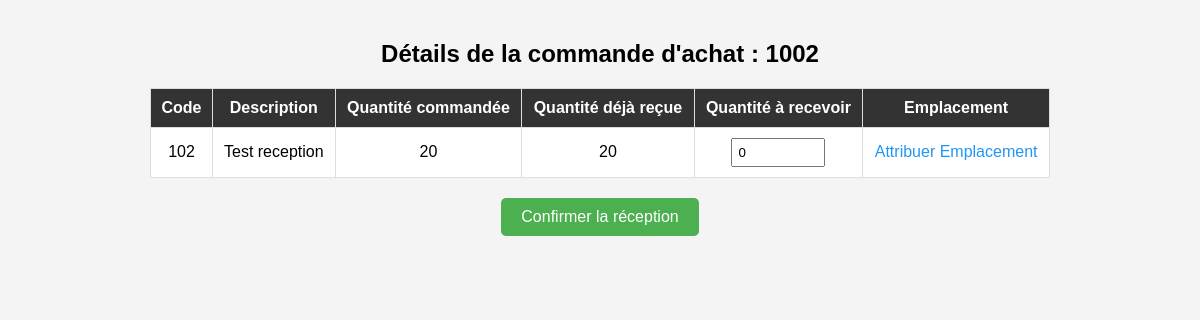
The page /reception/commande/2 on the database as committed earlier.
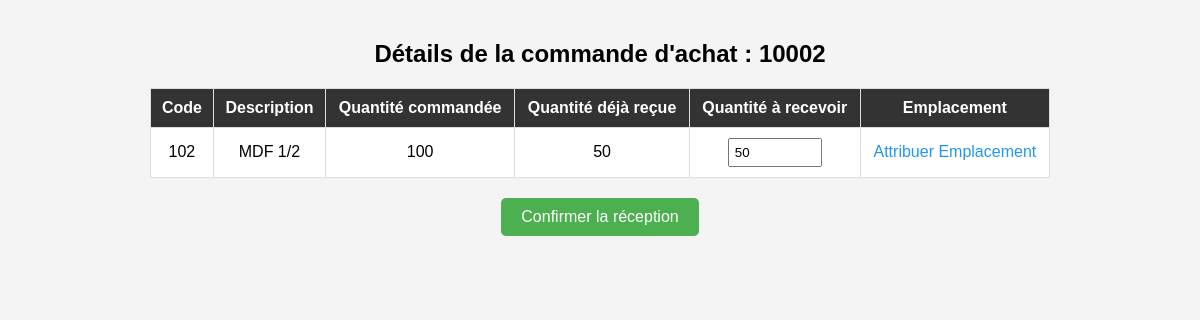
The same page on the database as committed later.
### app/models/achat.py (models this page shows, shortened)
class Achat(db.Model):
    __tablename__ = 'achat'
    id = db.Column(db.Integer, primary_key=True)
    po = db.Column(db.String(50), unique=True, nullable=False)
    date_achat = db.Column(db.DateTime, default=datetime.utcnow)
    fournisseur = db.Column(db.String(100))
    prix = db.Column(db.Float)
    projet_id = db.Column(db.Integer, db.ForeignKey('projet.id'), nullable=True)
    lignes_achat = db.relationship("LigneAchat", back_populates="achat", cascade="all, delete-orphan")

### app/models/produit.py (models this page shows, shortened)
class Produit(db.Model):
    __tablename__ = 'produit'
    id = db.Column(db.Integer, primary_key=True)
    code = db.Column(db.String(50), unique=True, nullable=False)
    description = db.Column(db.String(255))
    materiaux = db.Column(db.String(100))
    categorie = db.Column(db.String(100))
    quantite = db.Column(db.Integer, default=0)
    historique = db.Column(db.Text, default='[]')  # Historique des modifications, stocké en JSON
    projets_associes = db.relationship("ProduitProjet", back_populates="produit", cascade="all, delete-orphan")
    lignes_achat = db.relationship("LigneAchat", back_populates="produit", cascade="all, delete-orphan")
    lignes_commande = db.relationship("LigneCommandeProduction", back_populates="produit", cascade="all, delete-orphan")
    stocks = db.relationship("Stock", back_populates="produit", cascade="all, delete-orphan")

### app/routes/reception_routes.py (the view)
@reception_bp.route("/commande/<int:achat_id>", methods=["GET"])
def details_commande(achat_id):
    achat = Achat.query.get(achat_id)
    if not achat:
        flash("Commande d'achat introuvée.", "error")
        return redirect(url_for("reception.reception"))
    details = []
    for ligne in achat.lignes_achat:
        produit = ligne.produit  # Relation définie dans LigneAchat
        quantite_recue = sum(
            lr.quantite_recue for lr in produit.lignes_reception_detail if lr.reception.achat_id == achat.id
        )
        details.append({
            "produit_id": produit.id,
            "code": produit.code,
            "description": produit.description,
            "quantite_commandee": ligne.quantite,
            "quantite_recue": quantite_recue,
            "quantite_manquante": ligne.quantite - quantite_recue
        })
    return render_template("reception_commande.html", achat=achat, details=details)

### app/templates/reception_commande.html (shortened to what this page needs)
<!DOCTYPE html>
<html lang="fr">
<head>
</head>
<body>
    <h2>Détails de la commande d'achat : {{ achat.po }}</h2>
    <form id="confirmationForm" method="POST" action="{{ url_for('reception.confirmer_reception') }}">
        <table>
            <thead>
                <tr>
                    <th>Code</th>
                    <th>Description</th>
                    <th>Quantité commandée</th>
                    <th>Quantité déjà reçue</th>
                    <th>Quantité à recevoir</th>
                    <th>Emplacement</th>
                </tr>
            </thead>
            <tbody>
                {% for detail in details %}
                <tr>
                    <td>{{ detail.code }}</td>
                    <td>{{ detail.description }}</td>
                    <td>{{ detail.quantite_commandee }}</td>
                    <td>{{ detail.quantite_recue }}</td>
                    <td>
                        <input type="number" name="qte_{{ detail.produit_id }}" min="0" max="{{ detail.quantite_manquante }}" value="{{ detail.quantite_manquante }}">
                    </td>
                    <td>
                        <a href="/plan?produit_id={{ detail.produit_id }}&achat_id={{ achat.id }}" class="attribuer-emplacement">Attribuer Emplacement</a>
                    </td>
                </tr>
                {% endfor %}
            </tbody>
        </table>
        <button type="submit">Confirmer la réception</button>
    </form>
</body>
</html>

### app/templates/reception_commande.html (style rules this page uses)
body { font-family: Arial, sans-serif; background-color: #f4f4f4; margin: 0; padding: 20px; }
h2 { text-align: center; }
table { width: 100%; border-collapse: collapse; background: white; margin: 20px auto; max-width: 900px; }
th, td { border: 1px solid #ddd; padding: 10px; text-align: center; }
th { background-color: #333; color: white; }
input[type="number"] { width: 80px; padding: 5px; }
button { display: block; margin: 20px auto; padding: 10px 20px; font-size: 16px; background-color: #4CAF50; color: white; border: none; border-radius: 5px; cursor: pointer; }
.attribuer-emplacement { color: #2196F3; cursor: pointer; text-decoration: none; }

Rows that differ between the two databases and show on the page:
changed Achat: po "1002" → "10002"
changed Produit: description "Test reception" → "MDF 1/2"; quantite_commandee "20" → "100"; quantite_recue "20" → "50"; quantite_manquante "0" → "50"
